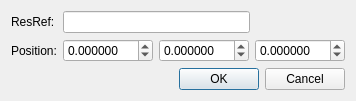
<?xml version="1.0" encoding="UTF-8"?>
<ui version="4.0">
 <class>Dialog</class>
 <widget class="QDialog" name="Dialog">
  <property name="geometry">
   <rect>
    <x>0</x>
    <y>0</y>
    <width>352</width>
    <height>97</height>
   </rect>
  </property>
  <property name="sizePolicy">
   <sizepolicy hsizetype="Fixed" vsizetype="Fixed">
    <horstretch>0</horstretch>
    <verstretch>0</verstretch>
   </sizepolicy>
  </property>
  <property name="windowTitle">
   <string>Edit Merchant</string>
  </property>
  <layout class="QVBoxLayout" name="verticalLayout">
   <item>
    <layout class="QFormLayout" name="formLayout">
     <item row="0" column="0">
      <widget class="QLabel" name="label">
       <property name="text">
        <string>ResRef:</string>
       </property>
      </widget>
     </item>
     <item row="0" column="1">
      <widget class="QLineEdit" name="resrefEdit">
       <property name="maximumSize">
        <size>
         <width>187</width>
         <height>16777215</height>
        </size>
       </property>
       <property name="maxLength">
        <number>16</number>
       </property>
      </widget>
     </item>
     <item row="1" column="0">
      <widget class="QLabel" name="label_2">
       <property name="text">
        <string>Position:</string>
       </property>
      </widget>
     </item>
     <item row="1" column="1">
      <layout class="QHBoxLayout" name="horizontalLayout">
       <item>
        <widget class="QDoubleSpinBox" name="xPosSpin">
         <property name="maximumSize">
          <size>
           <width>90</width>
           <height>16777215</height>
          </size>
         </property>
         <property name="decimals">
          <number>6</number>
         </property>
         <property name="minimum">
          <double>-1000000.000000000000000</double>
         </property>
         <property name="maximum">
          <double>1000000.000000000000000</double>
         </property>
        </widget>
       </item>
       <item>
        <widget class="QDoubleSpinBox" name="yPosSpin">
         <property name="maximumSize">
          <size>
           <width>90</width>
           <height>16777215</height>
          </size>
         </property>
         <property name="decimals">
          <number>6</number>
         </property>
         <property name="minimum">
          <double>-1000000.000000000000000</double>
         </property>
         <property name="maximum">
          <double>1000000.000000000000000</double>
         </property>
        </widget>
       </item>
       <item>
        <widget class="QDoubleSpinBox" name="zPosSpin">
         <property name="maximumSize">
          <size>
           <width>90</width>
           <height>16777215</height>
          </size>
         </property>
         <property name="decimals">
          <number>6</number>
         </property>
         <property name="minimum">
          <double>-1000000.000000000000000</double>
         </property>
         <property name="maximum">
          <double>1000000.000000000000000</double>
         </property>
        </widget>
       </item>
      </layout>
     </item>
    </layout>
   </item>
   <item>
    <widget class="QDialogButtonBox" name="buttonBox">
     <property name="orientation">
      <enum>Qt::Horizontal</enum>
     </property>
     <property name="standardButtons">
      <set>QDialogButtonBox::Cancel|QDialogButtonBox::Ok</set>
     </property>
    </widget>
   </item>
  </layout>
 </widget>
 <resources/>
 <connections>
  <connection>
   <sender>buttonBox</sender>
   <signal>accepted()</signal>
   <receiver>Dialog</receiver>
   <slot>accept()</slot>
   <hints>
    <hint type="sourcelabel">
     <x>248</x>
     <y>254</y>
    </hint>
    <hint type="destinationlabel">
     <x>157</x>
     <y>274</y>
    </hint>
   </hints>
  </connection>
  <connection>
   <sender>buttonBox</sender>
   <signal>rejected()</signal>
   <receiver>Dialog</receiver>
   <slot>reject()</slot>
   <hints>
    <hint type="sourcelabel">
     <x>316</x>
     <y>260</y>
    </hint>
    <hint type="destinationlabel">
     <x>286</x>
     <y>274</y>
    </hint>
   </hints>
  </connection>
 </connections>
</ui>
